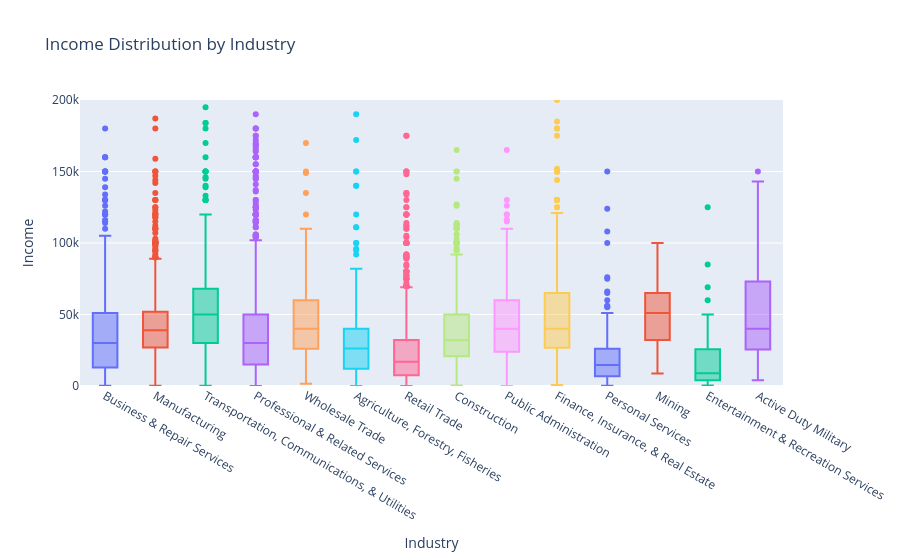

Source (notebook cell):
### Code cell
#si-figure-3
import plotly.express as px
import pandas as pd

data = pd.read_csv(r"Assignment 11 Data\assignment8Data.csv")
#https://usa.ipums.org/usa-action/variables/ind1990#codes_section
def map_industry(code):
    if 10 <= code <= 32:
        return "Agriculture, Forestry, Fisheries"
    elif 40 <= code <= 51:
        return "Mining"
    elif 60 <= code <= 92: 
        return "Construction"
    elif 100 <= code <= 392:
        return "Manufacturing"
    elif 400 <= code <= 472:
        return "Transportation, Communications, & Utilities"
    elif 500 <= code <= 571:
        return "Wholesale Trade"
    elif 580 <= code <= 691:
        return "Retail Trade"
    elif 700 <= code <= 712:
        return "Finance, Insurance, & Real Estate"
    elif 721 <= code <= 760:
        return "Business & Repair Services"
    elif 761 <= code <= 791:
        return "Personal Services"
    elif 800 <= code <= 811:
        return "Entertainment & Recreation Services"
    elif 812 <= code <= 893:
        return "Professional & Related Services"
    elif 900 <= code <= 932:
        return "Public Administration"
    elif 940 <= code <= 960:
        return "Active Duty Military"
    elif code == 0:
        return "N/A (Not applicable)"
    elif code == 992: 
        return "Unemployed (Experienced)"
    else:
        return "Other/Unknown" 

data['Industry'] = data['ind1990'].apply(map_industry)
data['Income'] = data['incwage']
plot_data = data[
    (data['Income'] > 0) &
    (data['Industry'] != "Other/Unknown")
]
fig = px.box(plot_data, x='Industry', y='Income', color='Industry', title='Income Distribution by Industry')
fig.update_layout(showlegend=False)
fig.update_yaxes(range=[0, 200000])

fig

### Figure 1 — Plotly figure (JSON) as saved in the notebook; plotly's stock layout.template omitted (floating-point values rounded to 4 significant figures; data arrays with more than 128 entries replaced by an {"elided": "..."} marker saying what was removed)
{"data": [{"alignmentgroup": "True", "hovertemplate": "Industry=%{x}<br>Income=%{y}<extra></extra>", "legendgroup": "Business & Repair Services", "marker": {"color": "#636efa"}, "name": "Business & Repair Services", "notched": false, "offsetgroup": "Business & Repair Services", "orientation": "v", "showlegend": true, "type": "box", "x": {"elided": "440 str values"}, "x0": " ", "xaxis": "x", "y": {"elided": "440 int values"}, "y0": " ", "yaxis": "y"}, {"alignmentgroup": "True", "hovertemplate": "Industry=%{x}<br>Income=%{y}<extra></extra>", "legendgroup": "Manufacturing", "marker": {"color": "#EF553B"}, "name": "Manufacturing", "notched": false, "offsetgroup": "Manufacturing", "orientation": "v", "showlegend": true, "type": "box", "x": {"elided": "1003 str values"}, "x0": " ", "xaxis": "x", "y": {"elided": "1003 int values"}, "y0": " ", "yaxis": "y"}, {"alignmentgroup": "True", "hovertemplate": "Industry=%{x}<br>Income=%{y}<extra></extra>", "legendgroup": "Transportation, Communications, & Utilities", "marker": {"color": "#00cc96"}, "name": "Transportation, Communications, & Utilities", "notched": false, "offsetgroup": "Transportation, Communications, & Utilities", "orientation": "v", "showlegend": true, "type": "box", "x": {"elided": "678 str values"}, "x0": " ", "xaxis": "x", "y": {"elided": "678 int values"}, "y0": " ", "yaxis": "y"}, {"alignmentgroup": "True", "hovertemplate": "Industry=%{x}<br>Income=%{y}<extra></extra>", "legendgroup": "Professional & Related Services", "marker": {"color": "#ab63fa"}, "name": "Professional & Related Services", "notched": false, "offsetgroup": "Professional & Related Services", "orientation": "v", "showlegend": true, "type": "box", "x": {"elided": "2853 str values"}, "x0": " ", "xaxis": "x", "y": {"elided": "2853 int values"}, "y0": " ", "yaxis": "y"}, {"alignmentgroup": "True", "hovertemplate": "Industry=%{x}<br>Income=%{y}<extra></extra>", "legendgroup": "Wholesale Trade", "marker": {"color": "#FFA15A"}, "name": "Wholesale Trade", "notched": false, "offsetgroup": "Wholesale Trade", "orientation": "v", "showlegend": true, "type": "box", "x": {"elided": "274 str values"}, "x0": " ", "xaxis": "x", "y": {"elided": "274 int values"}, "y0": " ", "yaxis": "y"}, {"alignmentgroup": "True", "hovertemplate": "Industry=%{x}<br>Income=%{y}<extra></extra>", "legendgroup": "Agriculture, Forestry, Fisheries", "marker": {"color": "#19d3f3"}, "name": "Agriculture, Forestry, Fisheries", "notched": false, "offsetgroup": "Agriculture, Forestry, Fisheries", "orientation": "v", "showlegend": true, "type": "box", "x": {"elided": "452 str values"}, "x0": " ", "xaxis": "x", "y": {"elided": "452 int values"}, "y0": " ", "yaxis": "y"}, {"alignmentgroup": "True", "hovertemplate": "Industry=%{x}<br>Income=%{y}<extra></extra>", "legendgroup": "Retail Trade", "marker": {"color": "#FF6692"}, "name": "Retail Trade", "notched": false, "offsetgroup": "Retail Trade", "orientation": "v", "showlegend": true, "type": "box", "x": {"elided": "1442 str values"}, "x0": " ", "xaxis": "x", "y": {"elided": "1442 int values"}, "y0": " ", "yaxis": "y"}, {"alignmentgroup": "True", "hovertemplate": "Industry=%{x}<br>Income=%{y}<extra></extra>", "legendgroup": "Construction", "marker": {"color": "#B6E880"}, "name": "Construction", "notched": false, "offsetgroup": "Construction", "orientation": "v", "showlegend": true, "type": "box", "x": {"elided": "585 str values"}, "x0": " ", "xaxis": "x", "y": {"elided": "585 int values"}, "y0": " ", "yaxis": "y"}, {"alignmentgroup": "True", "hovertemplate": "Industry=%{x}<br>Income=%{y}<extra></extra>", "legendgroup": "Public Administration", "marker": {"color": "#FF97FF"}, "name": "Public Administration", "notched": false, "offsetgroup": "Public Administration", "orientation": "v", "showlegend": true, "type": "box", "x": {"elided": "470 str values"}, "x0": " ", "xaxis": "x", "y": {"elided": "470 int values"}, "y0": " ", "yaxis": "y"}, {"alignmentgroup": "True", "hovertemplate": "Industry=%{x}<br>Income=%{y}<extra></extra>", "legendgroup": "Finance, Insurance, & Real Estate", "marker": {"color": "#FECB52"}, "name": "Finance, Insurance, & Real Estate", "notched": false, "offsetgroup": "Finance, Insurance, & Real Estate", "orientation": "v", "showlegend": true, "type": "box", "x": {"elided": "665 str values"}, "x0": " ", "xaxis": "x", "y": {"elided": "665 int values"}, "y0": " ", "yaxis": "y"}, {"alignmentgroup": "True", "hovertemplate": "Industry=%{x}<br>Income=%{y}<extra></extra>", "legendgroup": "Personal Services", "marker": {"color": "#636efa"}, "name": "Personal Services", "notched": false, "offsetgroup": "Personal Services", "orientation": "v", "showlegend": true, "type": "box", "x": {"elided": "188 str values"}, "x0": " ", "xaxis": "x", "y": {"elided": "188 int values"}, "y0": " ", "yaxis": "y"}, {"alignmentgroup": "True", "hovertemplate": "Industry=%{x}<br>Income=%{y}<extra></extra>", "legendgroup": "Mining", "marker": {"color": "#EF553B"}, "name": "Mining", "notched": false, "offsetgroup": "Mining", "orientation": "v", "showlegend": true, "type": "box", "x": ["Mining", "Mining", "Mining", "Mining", "Mining", "Mining", "Mining", "Mining", "Mining", "Mining", "Mining", "Mining", "Mining", "Mining", "Mining", "Mining", "Mining", "Mining", "Mining", "Mining", "Mining", "Mining"], "x0": " ", "xaxis": "x", "y": [36000, 25000, 60000, 39000, 42000, 30000, 8800, 67000, 60000, 100000, 23000, 60000, 97000, 60000, 65000, 65000, 70000, 75000, 40000, 32200, 30000, 40800], "y0": " ", "yaxis": "y"}, {"alignmentgroup": "True", "hovertemplate": "Industry=%{x}<br>Income=%{y}<extra></extra>", "legendgroup": "Entertainment & Recreation Services", "marker": {"color": "#00cc96"}, "name": "Entertainment & Recreation Services", "notched": false, "offsetgroup": "Entertainment & Recreation Services", "orientation": "v", "showlegend": true, "type": "box", "x": {"elided": "139 str values"}, "x0": " ", "xaxis": "x", "y": {"elided": "139 int values"}, "y0": " ", "yaxis": "y"}, {"alignmentgroup": "True", "hovertemplate": "Industry=%{x}<br>Income=%{y}<extra></extra>", "legendgroup": "Active Duty Military", "marker": {"color": "#ab63fa"}, "name": "Active Duty Military", "notched": false, "offsetgroup": "Active Duty Military", "orientation": "v", "showlegend": true, "type": "box", "x": ["Active Duty Military", "Active Duty Military", "Active Duty Military", "Active Duty Military", "Active Duty Military", "Active Duty Military", "Active Duty Military", "Active Duty Military", "Active Duty Military", "Active Duty Military", "Active Duty Military", "Active Duty Military", "Active Duty Military", "Active Duty Military", "Active Duty Military", "Active Duty Military", "Active Duty Military", "Active Duty Military", "Active Duty Military", "Active Duty Military", "Active Duty Military", "Active Duty Military", "Active Duty Military", "Active Duty Military", "Active Duty Military", "Active Duty Military", "Active Duty Military", "Active Duty Military", "Active Duty Military", "Active Duty Military", "Active Duty Military", "Active Duty Military", "Active Duty Military", "Active Duty Military", "Active Duty Military", "Active Duty Military", "Active Duty Military", "Active Duty Military", "Active Duty Military", "Active Duty Military"], "x0": " ", "xaxis": "x", "y": [150000, 28000, 120000, 12000, 71000, 60000, 22000, 13000, 19800, 40000, 60000, 110000, 70000, 40000, 49300, 75000, 40000, 143000, 20000, 100000, 36000, 35000, 24000, 100000, 25000, 115000, 33000, 35000, 49300, 37000, 26600, 30000, 55000, 4000, 4000, 90000, 26000, 70000, 75000, 11500], "y0": " ", "yaxis": "y"}], "layout": {"boxmode": "overlay", "legend": {"title": {"text": "Industry"}, "tracegroupgap": 0}, "showlegend": false, "title": {"text": "Income Distribution by Industry"}, "xaxis": {"anchor": "y", "categoryarray": ["Business & Repair Services", "Manufacturing", "Transportation, Communications, & Utilities", "Professional & Related Services", "Wholesale Trade", "Agriculture, Forestry, Fisheries", "Retail Trade", "Construction", "Public Administration", "Finance, Insurance, & Real Estate", "Personal Services", "Mining", "Entertainment & Recreation Services", "Active Duty Military"], "categoryorder": "array", "domain": [0, 1], "title": {"text": "Industry"}}, "yaxis": {"anchor": "x", "domain": [0, 1], "range": [0, 200000], "title": {"text": "Income"}}}}
